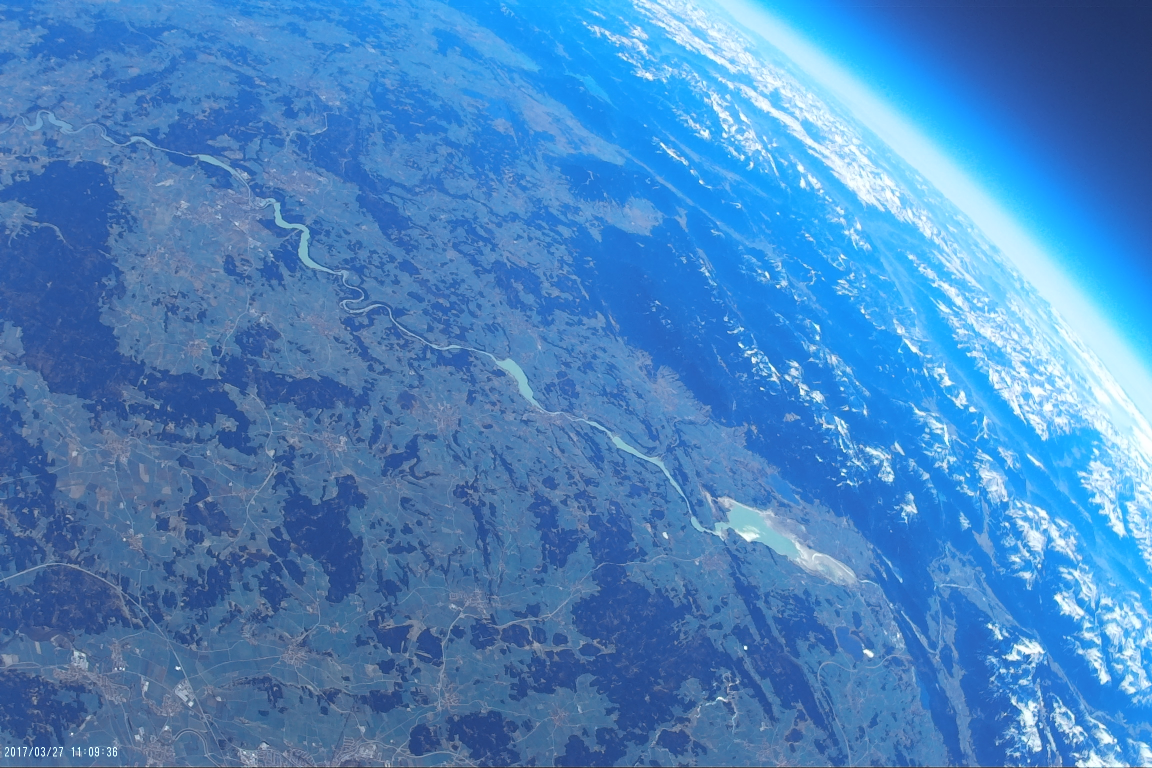
#> input picture imageTest/Mobius/IMAG0888.JPG, 2304 x 1536 px (shown at 1/2 size)
$ python imageToBase91.py   (Python 2 division)   (older library calls are emulated)
#> lines starting #> are read from the running program, lines starting #| are printed output that depends on the picture
import io
import base91
from PIL import Image

def main():
   filename = "Mobius/IMAG0888.JPG"
   img  = Image.open(filename, mode='r')
#> img is the input picture: PIL image 2304x1536 RGB; mean R, G, B 73.7, 132.8, 192.8
   img.thumbnail((320, 240), Image.ANTIALIAS)
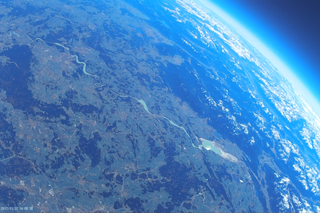
#> img: PIL image 320x213 RGB; mean R, G, B 73.6, 132.7, 192.7
   img = img.convert('L')
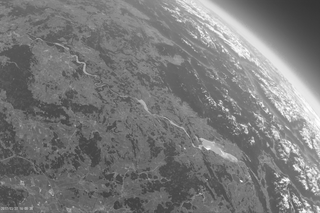
#> img: PIL image 320x213 L; min 52, max 255, mean 121.9


   outputCompressed = io.BytesIO()
   img.save(outputCompressed, format='jpeg', optimize=True, quality=50)
   img.save("testImageCompressed.jpg", format='jpeg', optimize=True, quality=50)
   dataCompressed = outputCompressed.getvalue()
   resCompressed = base91.encode(dataCompressed)
   resCompressed += "__END"

   outputNormal = io.BytesIO()
   img.save(outputNormal, format='jpeg', optimize=True, quality=100)
   img.save("testImageUnCompressed.jpg", format='jpeg', optimize=True, quality=100)
   dataNormal = outputNormal.getvalue()
   resNormal = base91.encode(dataNormal)
   resNormal += "__END"


   print_file(resCompressed, 0, "compressed.txt")
   print_file(resNormal, 1, "uncompressed.txt")

def generateHeader(imageID, part):
    r = str(imageID) + "_" + str(part) + "___"
    return r, len(r)


def print_file(bytesToSend, image_id, filename = None):
    if filename is not None:
        f = open(filename, 'w')
    i = 0
    bytescovered = 0
    while bytescovered < len(bytesToSend):
        head = generateHeader(image_id, i)
        end = bytescovered + (255 - head[1])
        print head[0] + bytesToSend[bytescovered:end]
        if filename is not None:
            f.write(head[0]+bytesToSend[bytescovered:end])
            f.write("\n")
        bytescovered = end
        i += 1
    f.close()

if __name__ == '__main__':
    main()
#> (the call stopped at in main, `resCompressed = base91.encode(dataCompressed)`: base91 is not available in this run)
